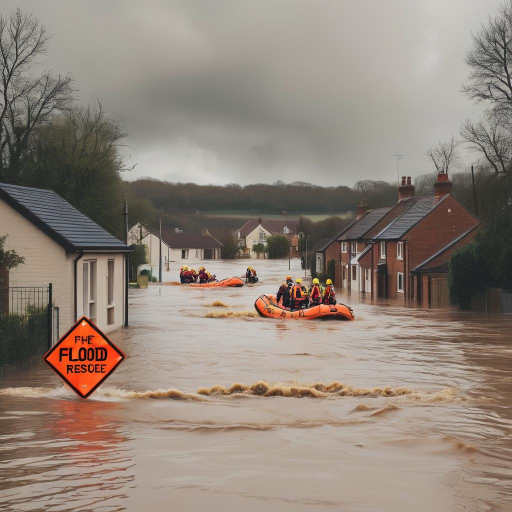
#> input picture rescue11.jpg, 1024 x 1024 px (shown at 1/2 size)
$ python -i preprocessing.py   (imports and definitions only)
#> lines starting #> are read from the running program, lines starting #| are printed output that depends on the picture
from PIL import Image
from werkzeug.utils import secure_filename
import os

def preprocess_image(imagepath):
#> called with imagepath = 'rescue11.jpg'
  image = Image.open(imagepath)
#> image is the input picture: PIL image 1024x1024 RGB; mean R, G, B 144.5, 132.6, 122
  image=image.resize((640, 640))
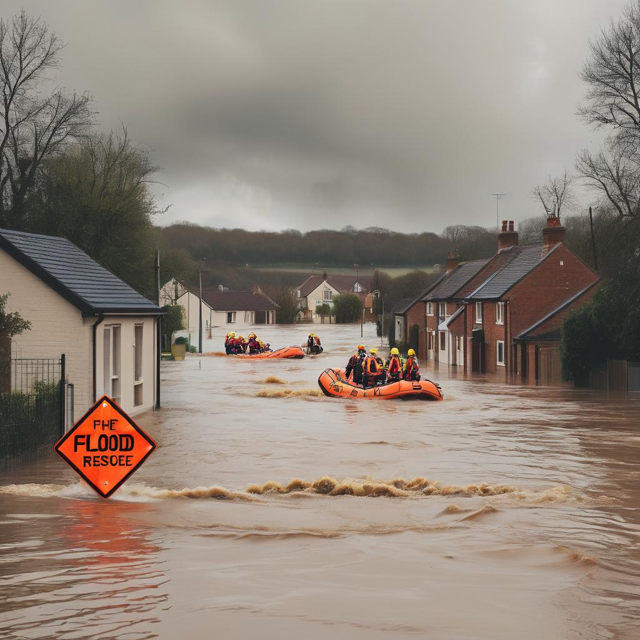
#> image: PIL image 640x640 RGB; mean R, G, B 144.5, 132.6, 122.1
  exif = image.getexif()
  orientation = exif.get(0x0112)
#> orientation = 1
  if orientation == 1:
    pass
  elif orientation == 3:
    image = image.rotate(180, expand=True)
  elif orientation == 6:
    image = image.rotate(-90, expand=True)
  elif orientation == 8:
    image = image.rotate(90, expand=True)
  image = image.convert('RGB')

  # Save the processed image to the specified path
  image.save(imagepath)

  # Return the processed image object and the path where it's saved
  return image

>>> result = preprocess_image('rescue11.jpg')
